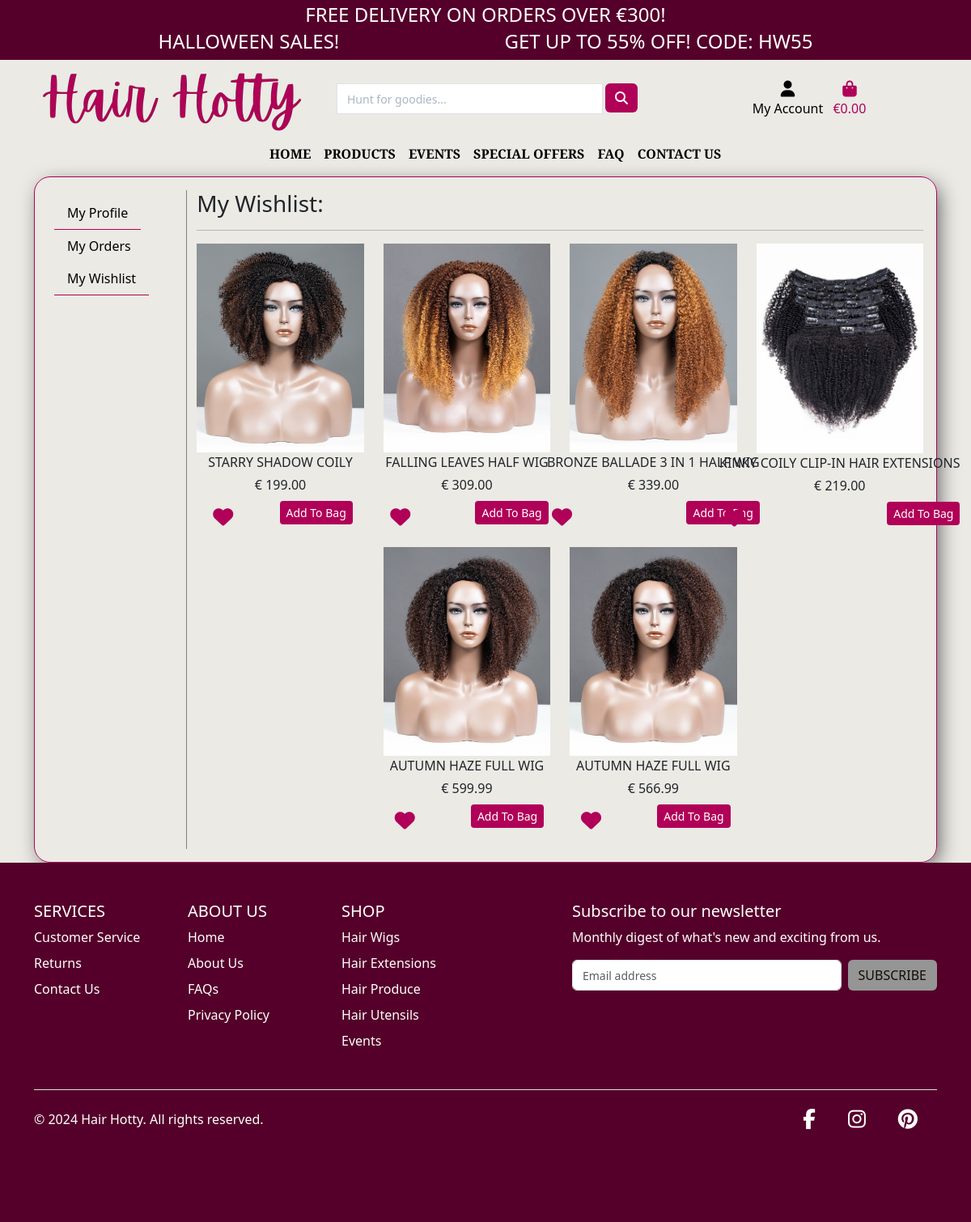
Screenshot of /profile/profile/1/wishlist/ (signed in) with the database file from the repository.
### profiles/models.py (models this page shows, shortened)
class Wishlist(models.Model):
    user = models.ForeignKey(UserProfile, on_delete=models.CASCADE)
    product = models.ForeignKey(Product, on_delete=models.CASCADE)
    created = models.DateTimeField(auto_now_add=True)

### products/models.py (models this page shows, shortened)
class Product(models.Model):
    category = models.ForeignKey('Category', null=True, blank=True, on_delete=models.SET_NULL)
    id = models.UUIDField(default=uuid.uuid4, unique=True, primary_key=True, editable=False)
    name = models.CharField(max_length=254)
    description = models.TextField()
    has_sizes = models.BooleanField(default=False,null=True, blank=True)
    stock_amount = models.IntegerField(
        default=1, validators=[MinValueValidator(0), MaxValueValidator(1000)])
    in_stock = models.BooleanField(default=True)
    price = models.DecimalField(max_digits=6, decimal_places=2)
    discount = models.IntegerField(null=True, blank=True)
    on_sale = models.BooleanField(default=False)
    sale_price = models.DecimalField(
        max_digits=6, decimal_places=2, null=True, blank=True)
    rating = models.DecimalField(max_digits=6, decimal_places=2, null=True, blank=True)
    image_url = models.URLField(max_length=1024, null=True, blank=True)
    image = models.ImageField(null=True, blank=True)

### profiles/views.py (the view)
# urls.py: path('profile/<int:profile_id>/wishlist/', views.my_wishlist, name='my_wishlist'),
@login_required
def my_wishlist(request, profile_id):
    profile = get_object_or_404(UserProfile, pk=profile_id)
    wishlist = Wishlist.objects.filter(user=profile).order_by('-created')
    context = {
        'wishlist': wishlist,
        'profile_id': profile.id,
    }
    return render(request, 'profiles/wishlist.html', context)

### profiles/templates/profiles/wishlist.html (shortened to what this page needs)
{% extends 'base.html' %}
{% load static %}
{% load widget_tweaks %}
{% block content %}
    <div class="container">
        <div class="row">
            <div class="col-12">
                <div class="custom-border p-3">
                    <div class="row">
                        {% include 'profiles/components/sidebar.html' %}
                        <div class="col-12 col-lg-10 mt-4 mt-lg-0">
                            <h4 class="text-start fs-3 fw-4">My Wishlist:</h4>
                            <hr>
                            <div class="row mt-3 d-flex justify-content-center">
                                {% if wishlist %}
                                {% for item in wishlist %}
                                <div class="col-sm-6 col-md-4 col-lg-4 col-xl-3 mb-3">
                                    <div class="product-grid d-flex flex-column align-items-center h-100">
                                        <div class="product-image">
                                            {% if item.product.image %}
                                            <a href="{% url 'product_detail' item.product.id %}" class="image">
                                                <img src="{{ item.product.image.url }}" alt="{{ item.product.name }}" class="img-fluid img-top">
                                            </a>
                                            {% else %}
                                            <a href="">
                                                <img class="img-fluid img-top" src="{{ MEDIA_URL }}noimage.png" alt="{{ item.product.name }}">
                                            </a>
                                            {% endif %}
                                        </div>
                                        <div class="product-content text-center">
                                            <p class="logo-font text-truncate mb-1">
                                                {{ item.product.name }}
                                            </p>
                                            <div class="price">€ {{ item.product.price }}</div>
                                            <div class="d-flex justify-content-between mt-2">
                                                <form class="product-links" method="POST" action="{% url 'wishlist_add' item.product.id %}">
                                                    <button type="submit" class="wishlist" value="submit" aria-label="remove from wishlist">
                                                        <i class="fa-solid fa-heart"></i>
                                                    </button>
                                                </form>
                                                <form action="{% url 'add_to_bag' item.product.id %}" method="POST">
                                                    <input type="submit" class="btn btn-cordovan btn-sm" value="Add To Bag">
                                                </form>
                                            </div>
                                        </div>
                                    </div>
                                </div>
                                {% endfor %}
                                {% else %}
                                <div class="d-grid gap-2">
                                    <p class="text-center">No items in wishlist</p>
                                    <a href="{% url 'products' %}" class="btn btn-cordovan d-block mx-auto">Browse Shop</a>
                                </div>
                                {% endif %}
                            </div>
                        </div>
                    </div>
                </div>
            </div>
        </div>
    </div>
{% endblock content %}

### static/css/style.css (style rules this page uses)
:root { --cordovan: #B00058; --licorice: #55002A; --hot-pink: #FF69B4; --pink:#FF439D; --old-lace: #FDF4E7; --white: #ffff; --dark: #140C00; --background: #ebeae5; --gray: #959595; --dark-gray:#6f6a6a; }
body { min-height: 100vh; display: flex; flex-direction: column; background-color: var(--background); }
.logo-font { text-transform: uppercase; }
.btn-cordovan { background-color: var(--cordovan); color: var(--white); border:none; }
.custom-border { border: var(--cordovan) 1px solid; border-radius: 20px; box-shadow: 5px 7px 26px -4px rgba(0, 0, 0, 0.66); -webkit-box-shadow: 5px 7px 26px -4px rgba(0, 0, 0, 0.66); -moz-box-shadow: 5px 7px 26px -4px rgba(0, 0, 0, 0.66); }
button.wishlist { color: var(--cordovan); font-size: 25px; border: none; background-color: transparent; }
input::placeholder, textarea::placeholder { color: #999; font-size: 14px; }

### rows the page displays
Wishlist: product.image (picture), product.name "STARRY SHADOW COILY", product.price "199.00"
Wishlist: product.image (picture), product.name "FALLING LEAVES HALF WIG", product.price "309.00"
Wishlist: product.image (picture), product.name "BRONZE BALLADE 3 IN 1 HALF WIG", product.price "339.00"
Wishlist: product.image (picture), product.name "KINKY COILY CLIP-IN HAIR EXTENSIONS", product.price "219.00"
Wishlist: product.image (picture), product.name "AUTUMN HAZE FULL WIG", product.price "599.99"
Wishlist: product.image (picture), product.name "AUTUMN HAZE FULL WIG", product.price "566.99"

### other values shown
{{ free_delivery_threshold }} "300"
